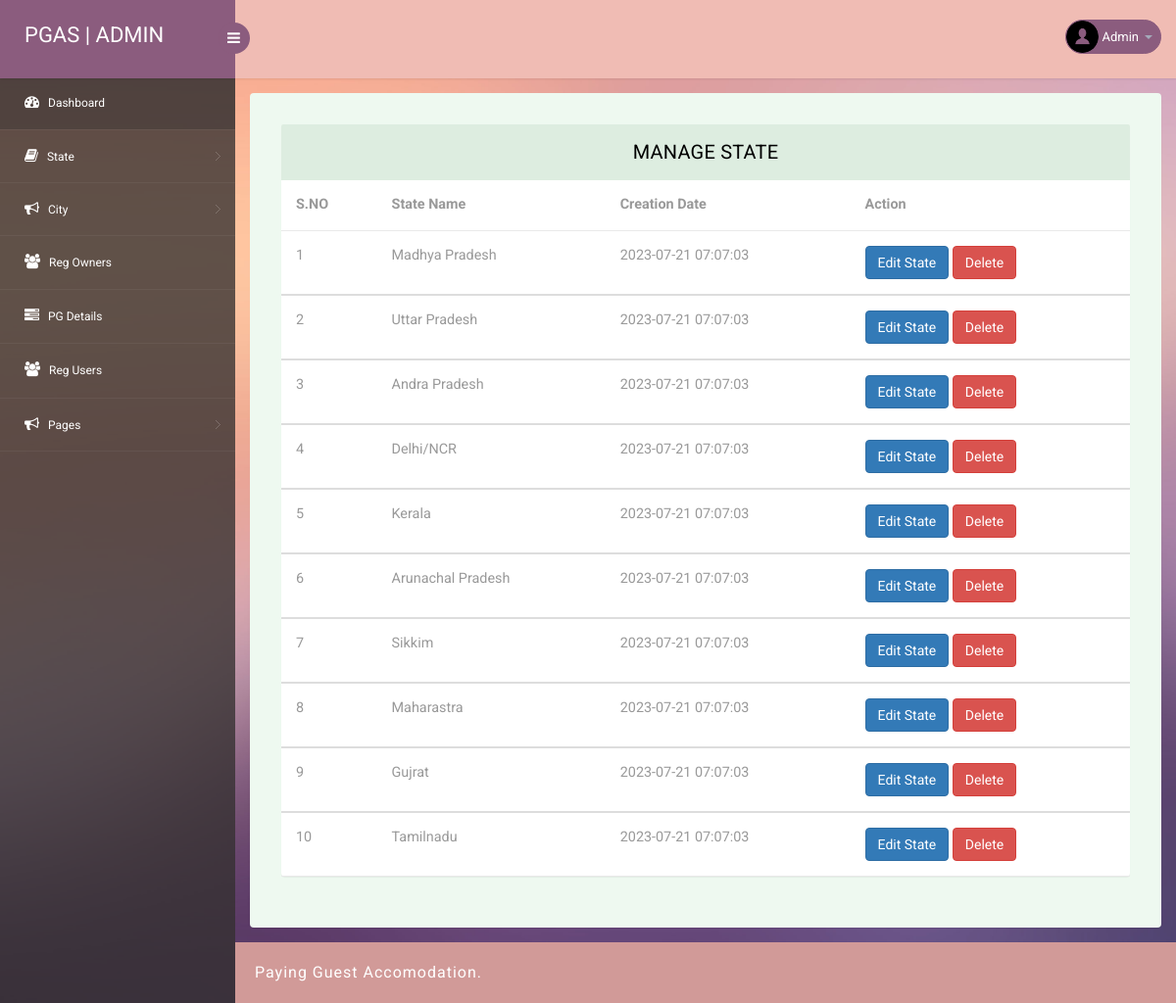
Screenshot of /admin/manage-state.php (signed in) with the database file from the repository.
### tables this page shows
CREATE TABLE `tblstate` (
  `ID` int(10) NOT NULL,
  `StateName` varchar(120) DEFAULT NULL,
  `RegState` timestamp NULL DEFAULT current_timestamp()
);

### admin/manage-state.php (the view, shortened to what this page needs)
<?php
include('includes/dbconnection.php');
if (strlen($_SESSION['pgasaid']==0)) {
  header('location:logout.php');
  } else{
?>
<!DOCTYPE html>
<head>
<link rel="stylesheet" href="css/bootstrap.min.css" >
<link href="css/style.css" rel='stylesheet' type='text/css' />
<link href="css/style-responsive.css" rel="stylesheet"/>
<link rel="stylesheet" href="css/font.css" type="text/css"/>
<link href="css/font-awesome.css" rel="stylesheet">
</head>
<body>
<section id="container">
<?php include_once('includes/header.php');?>
<?php include_once('includes/sidebar.php');?>
<section id="main-content">
	<section class="wrapper">
		<div class="table-agile-info">
 <div class="panel panel-default">
    <div class="panel-heading">
     Manage State
    </div>
    <div>
      <table class="table" ui-jq="footable" ui-options='{
        "paging": {
          "enabled": true
        },
        "filtering": {
          "enabled": true
        },
        "sorting": {
          "enabled": true
        }}'>
        <thead>
          <tr>
            <th data-breakpoints="xs">S.NO</th>
            <th>State Name</th>
            <th>Creation Date</th>
            <th data-breakpoints="xs">Action</th>
          </tr>
        </thead>
        <?php
$ret=mysqli_query($con,"select * from  tblstate");
$cnt=1;
while ($row=mysqli_fetch_array($ret)) {
?>
        <tbody>
          <tr data-expanded="true">
            <td><?php echo $cnt;?></td>
                  <td><?php  echo $row['StateName'];?></td>
                  <td><?php  echo $row['RegState'];?></td>
                  <td><a href="edit-state.php?editid=<?php echo $row['ID'];?>" class="btn btn-primary">Edit State</a>
  <a href="manage-state.php?delid=<?php echo $row['ID'];?>" class="btn btn-danger" onClick="return confirm('Do you really want to delete?');">Delete</a>
                </tr>
                <?php
$cnt=$cnt+1;
}?>
 </tbody>
            </table>
    </div>
  </div>
</div>
</section>
		 <?php include_once('includes/footer.php');?>
</section>
</section>
</body>
</html>
<?php }  ?>

### admin/includes/header.php (shortened to what this page needs)
<?php
include('includes/dbconnection.php');
?>
<header class="header fixed-top clearfix">
<div class="brand">
    <a href="dashboard.php" class="logo">
       PGAS | Admin
    </a>
    <div class="sidebar-toggle-box">
        <div class="fa fa-bars"></div>
    </div>
</div>
<div class="top-nav clearfix">
    <ul class="nav pull-right top-menu">
        <li class="dropdown">
            <a data-toggle="dropdown" class="dropdown-toggle" href="#">
                <?php
$adid=$_SESSION['pgasaid'];
$ret=mysqli_query($con,"select AdminName from tbladmin where ID='$adid'");
$row=mysqli_fetch_array($ret);
$name=$row['AdminName'];
?>
                <img alt="" src="images/2.png">
                <span class="username"><?php echo $name; ?></span>
                <b class="caret"></b>
            </a>
        </li>
    </ul>
</div>
</header>

### admin/css/style.css (style rules this page uses)
ul, ol { margin: 0; }
html, body { font-family: 'Roboto', sans-serif; font-size: 100%; overflow-x: hidden; background: url(../images/bg.jpg) no-repeat 0px 0px; background-size:cover; }
body a { transition: 0.5s all ease; -webkit-transition: 0.5s all ease; -moz-transition: 0.5s all ease; -o-transition: 0.5s all ease; -ms-transition: 0.5s all ease; text-decoration:none; }
ul,label { margin:0; padding:0; }
#main-content { margin-left:240px; -webkit-transition:all .3s ease-in-out; -moz-transition:all .3s ease-in-out; -o-transition:all .3s ease-in-out; transition:all .3s ease-in-out; }
.header { left:0; right:0; z-index:1002; background:rgb(240, 188, 180); -webkit-transition:all .3s ease-in-out; -moz-transition:all .3s ease-in-out; -o-transition:all .3s ease-in-out; transition:all .3s ease-in-out; }
.fixed-top { position:fixed; box-shadow:1px 0 3px rgba(0,0,0,.15); }
.wrapper { display:inline-block; margin-top:80px; padding:15px; width:100%; }
.brand { background:#8b5c7e; float:left; width:240px; height:80px; position:relative; }
a.logo { font-size:22px; color:#fff; float:left; margin:20px 0 0 25px; text-transform:uppercase; }
#top_menu .nav>li,ul.top-menu>li { float:left; }
ul.top-menu { margin-right:15px; margin-top: 0; }
ul.top-menu > li > a { color: #fff; font-size: 16px; background: #8b5c7e; padding: 4px 8px; margin-right: 15px; border-radius: 50%; -webkit-border-radius: 50%; padding-right: 8px !important; }
.top-nav { margin-top:20px; }
.top-nav img { border-radius:50%; -webkit-border-radius:50%; width:33px; }
.top-nav .username { font-size:13px; color:#fff; }
.top-nav ul.top-menu>li>a { border-radius: 100px; -webkit-border-radius: 100px; padding: 0px; background: none; margin-right: 0; border: 1px solid #8b5c7e; background: #8b5c7e; }
.top-nav ul.top-menu>li { margin-left:10px; }
.top-nav .nav .caret { border-bottom-color:#A4AABA; border-top-color:#A4AABA; }
.sidebar-toggle-box { float:left; margin-top:23px; margin-left:-15px; background:#8b5c7e; border-radius:50%; -webkit-border-radius:50%; width:32px; height:32px; position:absolute; right:-15px; }
.sidebar-toggle-box .fa-bars { cursor:pointer; display:inline-block; font-size:15px; padding:8px 8px 8px 9px; color:#fff; }
.panel-heading { position: relative; height: 57px; line-height: 57px; letter-spacing: 0.2px; color: #000; font-size: 18px; font-weight: 400; padding: 0 16px; background:#ddede0; border-top-right-radius: 2px; border-top-left-radius: 2px; text-transform: uppercase; text-align: center; }
.panel { border: none ! important; }
.table>thead>tr>th { border-bottom: 1px solid #e1ab91 ! important; }
.table>tbody>tr>td, .table>tbody>tr>th, .table>tfoot>tr>td, .table>tfoot>tr>th, .table>thead>tr>td, .table>thead>tr>th { border-bottom: 1px solid #e9e9e9 ! important; }
.table > thead > tr > th, .table > tbody > tr > th, .table > tfoot > tr > th, .table > thead > tr > td, .table > tbody > tr > td, .table > tfoot > tr > td { border-top: none !important; }
.table td, .table>tbody>tr>td, .table>tbody>tr>th, .table>tfoot>tr>td, .table>tfoot>tr>th, .table>thead>tr>td, .table>thead>tr>th { padding: 15px!important; }
.table > thead > tr > th, .table > tbody > tr > th, .table > tfoot > tr > th, .table > thead > tr > td, .table > tbody > tr > td, .table > tfoot > tr > td { font-size: 0.9em; color: #999; border-top: none !important; }
.table-agile-info { background: #eef9f0; padding: 2em; border-radius: 4px; -webkit-box-shadow: 0 1px 1px rgba(0,0,0,.05); box-shadow: 0 1px 1px rgba(0,0,0,.05); }
.panel-default>.panel-heading { color: #000000 ! important; background-color: #ddede0 ! important; border-color: #ddede0 ! important; font-size: 20px; }

### rows the page displays
tblstate: StateName "Madhya Pradesh", RegState "2023-07-21 07:07:03"
tblstate: StateName "Uttar Pradesh", RegState "2023-07-21 07:07:03"
tblstate: StateName "Andra Pradesh", RegState "2023-07-21 07:07:03"
tblstate: StateName "Delhi/NCR", RegState "2023-07-21 07:07:03"
tblstate: StateName "Kerala", RegState "2023-07-21 07:07:03"
tblstate: StateName "Arunachal Pradesh", RegState "2023-07-21 07:07:03"
tblstate: StateName "Sikkim", RegState "2023-07-21 07:07:03"
tblstate: StateName "Maharastra", RegState "2023-07-21 07:07:03"
tblstate: StateName "Gujrat", RegState "2023-07-21 07:07:03"
tblstate: StateName "Tamilnadu", RegState "2023-07-21 07:07:03"

### other values shown
$name "Admin"
